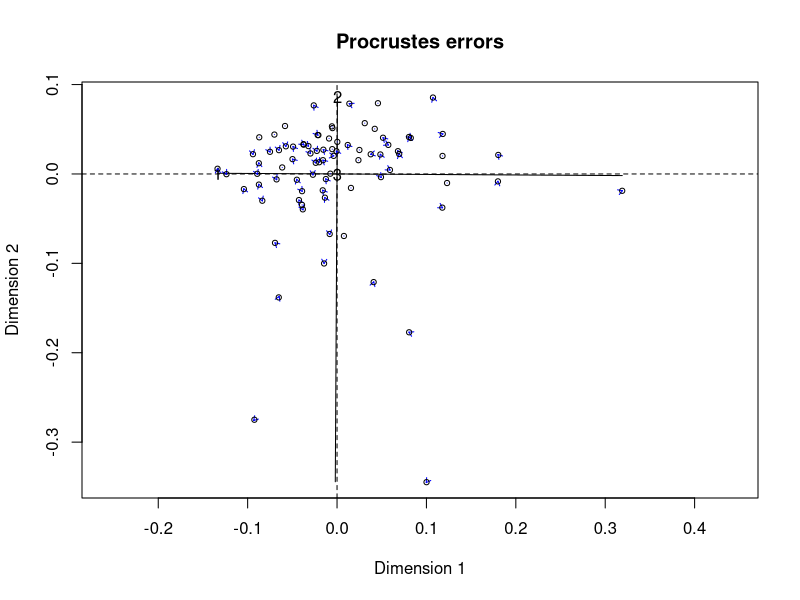
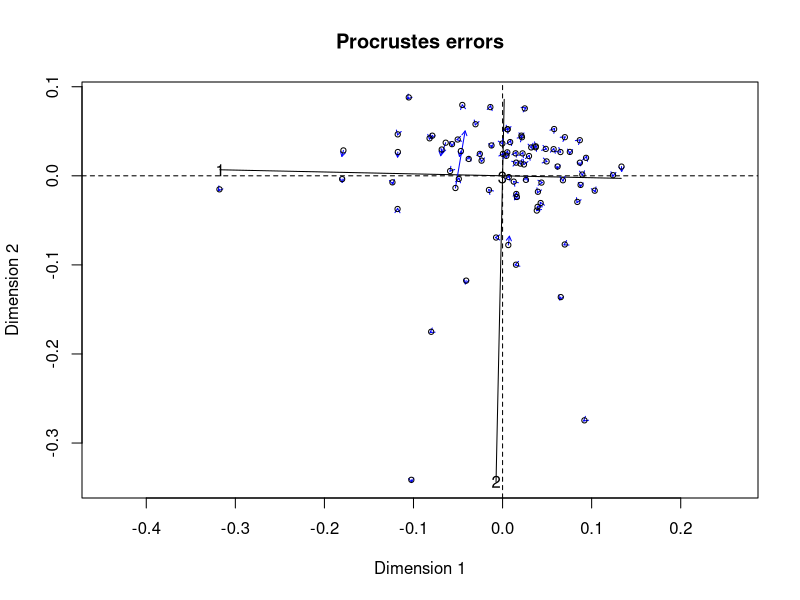
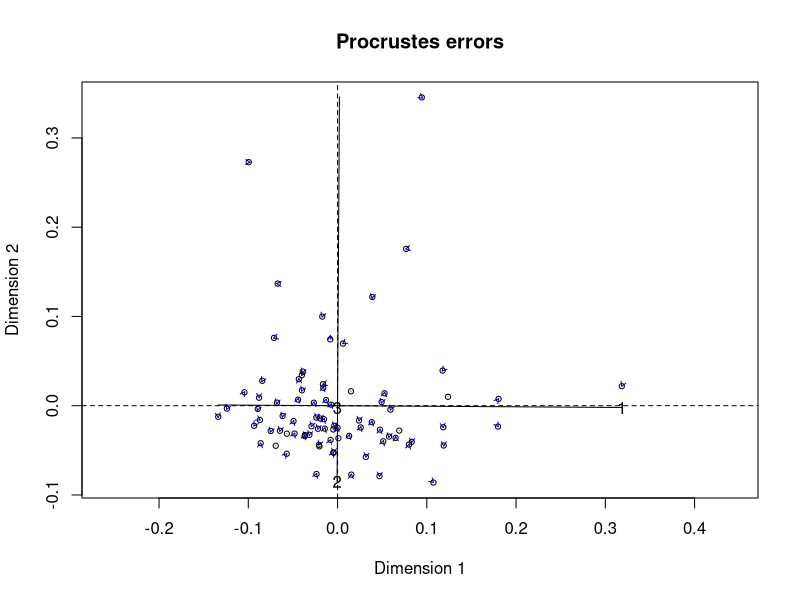
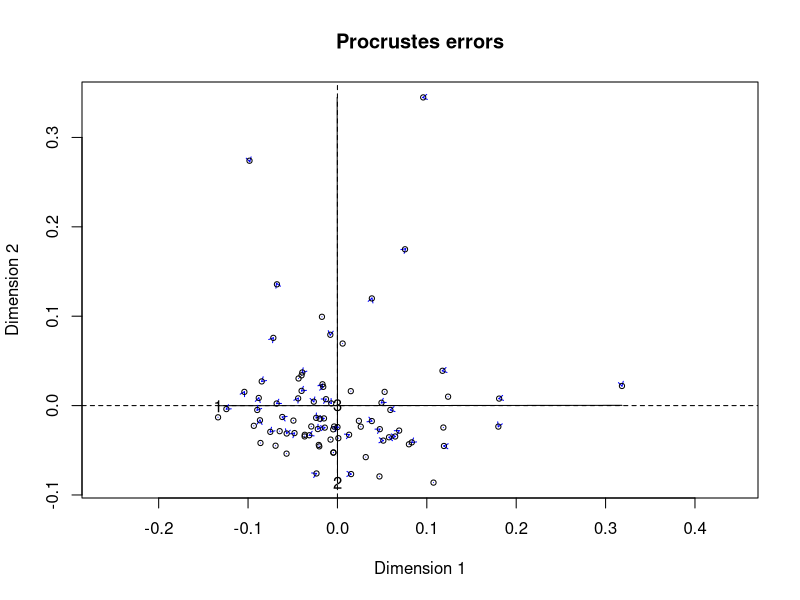
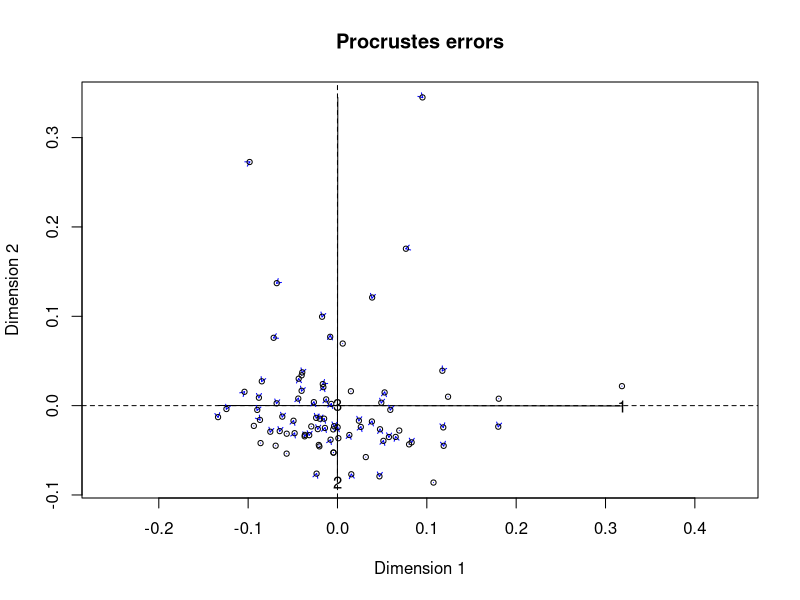
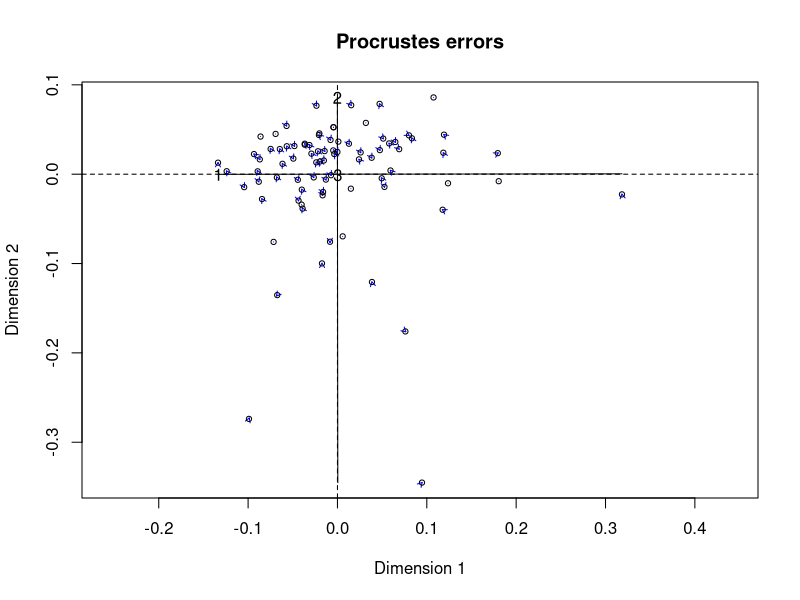
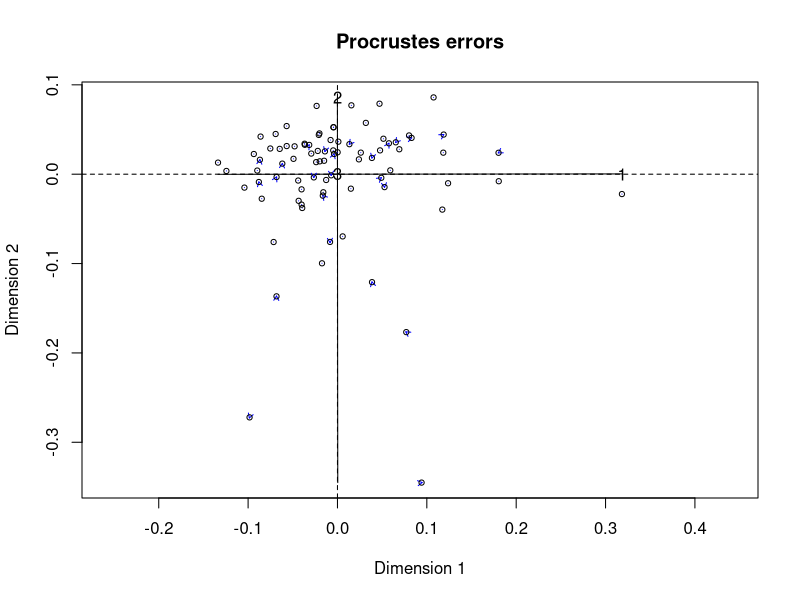
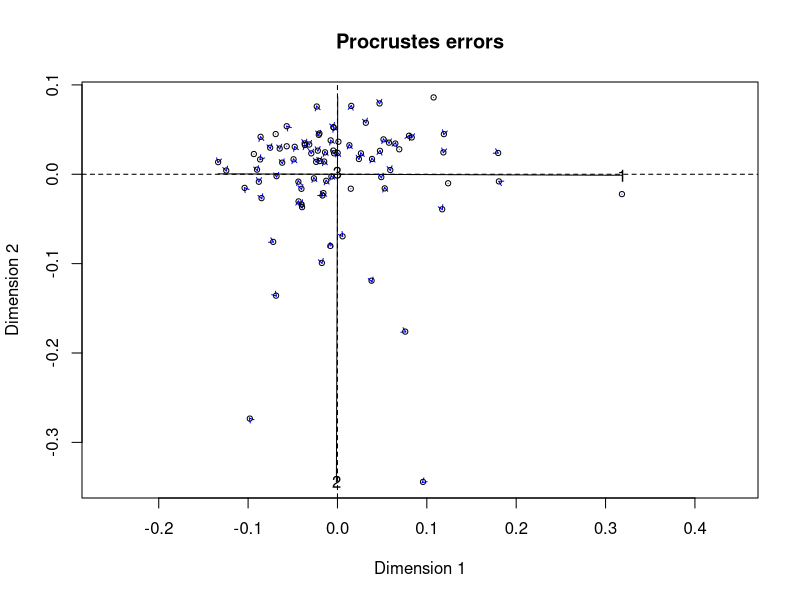

R code for these plots, in order: (Note: this script raises an error after producing the figures.)
setwd("/GitHub/Imperial-Molyneaux/COVID-BAL-OralRinse/DeSeq2/")
setwd("~/Documents/GitHub/Imperial-Molyneaux/COVID-BAL-OralRinse/Filtered data/")

library("dplyr")
library("vegan")
library("ggplot2")

data <- read.csv("Class-DeSeq2normalised-metadata.csv") %>%
  filter(!Status == "control") #remove controls
data <- read.csv("Class-DeSeq2normalised-relabundance-metadata.csv")
abund_table <- data %>%
  select(5:ncol(data)) # Only select the reads
rownames(abund_table) <- data$index

meta_table <- data %>%
  select(index:Status)

meta_table$Sample.type <- as.factor(meta_table$Sample.type)
meta_table$Status <- as.factor(meta_table$Status)
#===============================================================================================================
# Create bv.step function to use later
# Code sourced from: userweb.eng.gla.ac.uk/umer.ijaz/bioinformatics/ecological.html

# This R script is an extension of vegan library's bioenv()
# function and uses the bio.env() and bio.step() of
#	http://menugget.blogspot.co.uk/2011/06/clarke-and-ainsworths-bioenv-and-bvstep.html
#	The original author suggested these functions to overcome
#	the inflexibility of the bioenv() function which uses
#	a similarity matrix based on normalized "euclidean" distance.
# The new functions are given below and implement the following algorithms:
# Clarke, K. R & Ainsworth, M. 1993. A method of linking multivariate community structure to environmental variables. Marine Ecology Progress Series, 92, 205-219.
# Clarke, K. R., Gorley, R. N., 2001. PRIMER v5: User Manual/Tutorial. PRIMER-E, Plymouth, UK.
# Clarke, K. R., Warwick, R. M., 2001. Changes in Marine Communities: An Approach to Statistical Analysis and Interpretation, 2nd edition. PRIMER-E Ltd, Plymouth, UK.
# Clarke, K. R., Warwick, R. M., 1998. Quantifying structural redundancy in ecological communities. Oecologia, 113:278-289.

# Create bv.step function.
bv.step <- function(fix.mat, var.mat,
                    fix.dist.method="gower", var.dist.method="euclidean", correlation.method="spearman",
                    scale.fix=FALSE, scale.var=TRUE,
                    max.rho=0.95,
                    min.delta.rho=0.001,
                    random.selection=TRUE,
                    prop.selected.var=0.2,
                    num.restarts=10,
                    var.always.include=NULL,
                    var.exclude=NULL,
                    output.best=10
){
  
  if(dim(fix.mat)[1] != dim(var.mat)[1]){stop("fixed and variable matrices must have the same number of rows")}
  if(sum(var.always.include %in% var.exclude) > 0){stop("var.always.include and var.exclude share a variable")}
  require(vegan)
  
  if(scale.fix){fix.mat<-scale(fix.mat)}else{fix.mat<-fix.mat}
  if(scale.var){var.mat<-scale(var.mat)}else{var.mat<-var.mat}
  
  fix.dist <- vegdist(as.matrix(fix.mat), method=fix.dist.method)
  
  #an initial removal phase
  var.dist.full <- vegdist(as.matrix(var.mat), method=var.dist.method)
  full.cor <- suppressWarnings(cor.test(fix.dist, var.dist.full, method=correlation.method))$estimate
  var.comb <- combn(1:ncol(var.mat), ncol(var.mat)-1)
  RES <- data.frame(var.excl=rep(NA,ncol(var.comb)), n.var=ncol(var.mat)-1, rho=NA)
  for(i in 1:dim(var.comb)[2]){
    var.dist <- vegdist(as.matrix(var.mat[,var.comb[,i]]), method=var.dist.method)
    temp <- suppressWarnings(cor.test(fix.dist, var.dist, method=correlation.method))
    RES$var.excl[i] <- c(1:ncol(var.mat))[-var.comb[,i]]
    RES$rho[i] <- temp$estimate
  }
  delta.rho <- RES$rho - full.cor
  exclude <- sort(unique(c(RES$var.excl[which(abs(delta.rho) < min.delta.rho)], var.exclude)))
  
  if(random.selection){
    num.restarts=num.restarts
    prop.selected.var=prop.selected.var
    prob<-rep(1,ncol(var.mat))
    if(prop.selected.var< 1){
      prob[exclude]<-0
    }
    n.selected.var <- min(sum(prob),prop.selected.var*dim(var.mat)[2])
  } else {
    num.restarts=1
    prop.selected.var=1
    prob<-rep(1,ncol(var.mat))
    n.selected.var <- min(sum(prob),prop.selected.var*dim(var.mat)[2])
  }
  
  RES_TOT <- c()
  for(i in 1:num.restarts){
    step=1
    RES <- data.frame(step=step, step.dir="F", var.incl=NA, n.var=0, rho=0)
    attr(RES$step.dir, "levels") <- c("F","B")
    best.comb <- which.max(RES$rho)
    best.rho <- RES$rho[best.comb]
    delta.rho <- Inf
    selected.var <- sort(unique(c(sample(1:dim(var.mat)[2], n.selected.var, prob=prob), var.always.include)))
    while(best.rho < max.rho & delta.rho > min.delta.rho & RES$n.var[best.comb] < length(selected.var)){
      #forward step
      step.dir="F"
      step=step+1
      var.comb <- combn(selected.var, RES$n.var[best.comb]+1, simplify=FALSE)
      if(RES$n.var[best.comb] == 0){
        var.comb.incl<-1:length(var.comb)
      } else {
        var.keep <- as.numeric(unlist(strsplit(RES$var.incl[best.comb], ",")))
        temp <- NA*1:length(var.comb)
        for(j in 1:length(temp)){
          temp[j] <- all(var.keep %in% var.comb[[j]])
        }
        var.comb.incl <- which(temp==1)
      }
      
      RES.f <- data.frame(step=rep(step, length(var.comb.incl)), step.dir=step.dir, var.incl=NA, n.var=RES$n.var[best.comb]+1, rho=NA)
      for(f in 1:length(var.comb.incl)){
        var.incl <- var.comb[[var.comb.incl[f]]]
        var.incl <- var.incl[order(var.incl)]
        var.dist <- vegdist(as.matrix(var.mat[,var.incl]), method=var.dist.method)
        temp <- suppressWarnings(cor.test(fix.dist, var.dist, method=correlation.method))
        RES.f$var.incl[f] <- paste(var.incl, collapse=",")
        RES.f$rho[f] <- temp$estimate
      }
      
      last.F <- max(which(RES$step.dir=="F"))
      RES <- rbind(RES, RES.f[which.max(RES.f$rho),])
      best.comb <- which.max(RES$rho)
      delta.rho <- RES$rho[best.comb] - best.rho
      best.rho <- RES$rho[best.comb]
      
      if(best.comb == step){
        while(best.comb == step & RES$n.var[best.comb] > 1){
          #backward step
          step.dir="B"
          step <- step+1
          var.keep <- as.numeric(unlist(strsplit(RES$var.incl[best.comb], ",")))
          var.comb <- combn(var.keep, RES$n.var[best.comb]-1, simplify=FALSE)
          RES.b <- data.frame(step=rep(step, length(var.comb)), step.dir=step.dir, var.incl=NA, n.var=RES$n.var[best.comb]-1, rho=NA)
          for(b in 1:length(var.comb)){
            var.incl <- var.comb[[b]]
            var.incl <- var.incl[order(var.incl)]
            var.dist <- vegdist(as.matrix(var.mat[,var.incl]), method=var.dist.method)
            temp <- suppressWarnings(cor.test(fix.dist, var.dist, method=correlation.method))
            RES.b$var.incl[b] <- paste(var.incl, collapse=",")
            RES.b$rho[b] <- temp$estimate
          }
          RES <- rbind(RES, RES.b[which.max(RES.b$rho),])
          best.comb <- which.max(RES$rho)
          best.rho<- RES$rho[best.comb]
        }
      } else {
        break()
      }
      
    }
    
    RES_TOT <- rbind(RES_TOT, RES[2:dim(RES)[1],])
    print(paste(round((i/num.restarts)*100,3), "% finished"))
  }
  
  RES_TOT <- unique(RES_TOT[,3:5])
  
  
  if(dim(RES_TOT)[1] > output.best){
    order.by.best <- RES_TOT[order(RES_TOT$rho, decreasing=TRUE)[1:output.best],]
  } else {
    order.by.best <-  RES_TOT[order(RES_TOT$rho, decreasing=TRUE), ]
  }
  rownames(order.by.best)<-NULL
  
  order.by.i.comb <- c()
  for(i in 1:length(selected.var)){
    f1 <- which(RES_TOT$n.var==i)
    f2 <- which.max(RES_TOT$rho[f1])
    order.by.i.comb <- rbind(order.by.i.comb, RES_TOT[f1[f2],])
  }
  rownames(order.by.i.comb)<-NULL
  
  if(length(exclude)<1){var.exclude=NULL} else {var.exclude=exclude}
  out <- list(
    order.by.best=order.by.best,
    order.by.i.comb=order.by.i.comb,
    best.model.vars=paste(colnames(var.mat)[as.numeric(unlist(strsplit(order.by.best$var.incl[1], ",")))], collapse=","),
    best.model.rho=order.by.best$rho[1],
    var.always.include=var.always.include,
    var.exclude=var.exclude
  )
  out
  
}
#===============================================================================================================

# Define parameter commands (other options are available for each one).
# Bray (Bray-Curtis) is the most commonly used one and in usually best to use.
# You can change these without changing the command in the functions.
cmethod<-"pearson" # Correlation method to use: pearson, spearman, kendall
fmethod<-"bray" # Fixed distance method: euclidean, manhattan, gower, altGower, canberra, bray, kulczynski, morisita,horn, binomial, and cao
vmethod<-"bray" # Variable distance method: euclidean, manhattan, gower, altGower, canberra, bray, kulczynski, morisita,horn, binomial, and cao
nmethod<-"bray" # NMDS distance method:  euclidean, manhattan, gower, altGower, canberra, bray, kulczynski, morisita,horn, binomial, and cao

# Create the command to find the top 10 genus driving the separation of samples.
res.bv.step.biobio <- bv.step(wisconsin(abund_table),
                              wisconsin(abund_table),
                              fix.dist.method=fmethod,
                              var.dist.method=vmethod,
                              correlation.method=cmethod,
                              scale.fix=FALSE,
                              scale.var=FALSE,
                              max.rho=0.95,
                              min.delta.rho=0.001,
                              random.selection=TRUE,
                              prop.selected.var=0.3,
                              num.restarts=10,
                              output.best=10,
                              var.always.include=NULL)

res.bv.step.biobio
# WARNINGS: These refer to empty rows and can be ignored.
# Sub-samplING the community matrix in bv.step to only include a subset of genus
# means there will be cases when the "abund_table" will have empty rows,
# especially when we are selecting only 10 genus.


# Find the 10 best subset of genus driving the separation of samples
taxaNames<-colnames(abund_table)
bestTaxaFit <-""
for(i in (1:length(res.bv.step.biobio$order.by.best$var.incl)))
{
  bestTaxaFit[i] <- paste(paste(taxaNames[as.numeric(unlist(strsplit(res.bv.step.biobio$order.by.best$var.incl[i],
                                                                     split = ",")))],
                                collapse = ' + '),
                          " = ",
                          res.bv.step.biobio$order.by.best$rho[i],
                          sep = "")
}

# Select the column (genus) names of the top ten genus
bestTaxaFit <- data.frame(bestTaxaFit)
colnames(bestTaxaFit) <- "Best combination of taxa with similarity score"
bestTaxaFit
# Generate the NMDS plot
MDS_res = metaMDS(abund_table,
                  distance = nmethod,
                  k = 3, # Set the number of dimensions
                  smin = 0.0001, # 0.0001 is the default
                  sfgrmin = 0.0000001, # 0.0000001 is the default
                  sratmax = 0.99999, # 0.99999 is the default
                  try = 200, # Minimum number of random starts
                  maxit = 300, # Maximum number of random starts
                  trymax = 300, # Number of attempts at calculating the NMDS plot to find the best one
                  plot = TRUE, # TRUE shows the plots developing as the code is running.
                  engine = "monoMDS")
MDS_res


# Test the significance of the taxa in the NMDS plot
bio.keep <- as.numeric(unlist(strsplit(res.bv.step.biobio$order.by.best$var.incl[1], ",")))
bio.fit <- envfit(MDS_res, abund_table[,bio.keep,drop=F], perm = 999)
bio.fit

# Get the vectors for bio.fit
# Limit the taxa shown to only those with significant p-values.
# This can be useful to avoid overcrowding the NMDS plot with overlapping names.
# Extract the data for the arrows.
vectors <- as.list(bio.fit$vectors)
vectors
# r2 is the degree to which the taxa explain differences in the NMDS plot.
# Scale the length of the arrows by the r2.
arrows <- as.data.frame(vectors$arrows*sqrt(vectors$r))
arrows
# Extract the p-values for the arrows.
pvals <- as.data.frame(vectors$pvals)
pvals
# Create a dataframe with the arrows and p-values
significant_arrows <- cbind(arrows, pvals)
significant_arrows
# Subset the dataframe to only those with p<0.01
significant_taxa <- subset(significant_arrows, pvals < 0.05)
significant_taxa


# Test the significance of the metadata variables in the NMDS plot
en = envfit(MDS_res, meta_table, permutations = 9999, na.rm = TRUE)
en

# Test the nMDS plot and factors using base R.
plot(MDS_res)
plot(en)

# Extract the continuous numeric metadata variables that explain NMDS plot variance.
# this doesn't exist in this particular data set
  # It can be FVC if lung function is included. 
B <- as.list(en$vectors)
# Create a dataframe with the arrows and p-values
B_pvals <- as.data.frame(B$pvals)
B_arrows <- as.data.frame(B$arrows * sqrt(B$r))
B_sig_arrows <- cbind(B_arrows, B_pvals)
# Subset the dataframe to only those with p<0.01
en_coord_cont_sig <- subset(B_sig_arrows, B$pvals < 0.05) # this will be patient ID
# Use en_coord_cont_sig to annotate the ggplot.
en_coord_cont_sig

# Extract the categorical factor metadata variables that explain NMDS plot variance.
en_factor <- as.list(en$factors)
en_factor
# Create a dataframe with the centroids (the center point of each factor level) and p-values.
en_factor_pvals <- as.data.frame(en_factor$pvals)
en_factor_pvals <- rownames_to_column(en_factor_pvals, "group")
en_factor_var_id <- as.data.frame(en_factor$var.id)
en_factor_centroids <- as.data.frame(en_factor$centroids)
en_factor_centroids <- rownames_to_column(en_factor_centroids, "centroid")
bind <- cbind(en_factor_var_id, en_factor_centroids)
names(bind)[names(bind) == 'en_factor$var.id'] <- 'group'
merged <- merge(bind, en_factor_pvals, by = "group")
names(merged)[names(merged) == 'en_factor$pvals'] <- 'pvals'
merged
# Limit metadata factors shown to only those with significant p-values
# This is to avoid overcrowding the NMDS plot with overlapping names
# Subset the dataframe to only those with p < 0.05
en_coord_cat_sig <- subset(merged, merged$pvals < 0.05) 
en_coord_cat_sig <- en_coord_cat_sig[,2:4]
en_coord_cat_sig <- rownames_to_column(en_coord_cat_sig, "none")
en_coord_cat_sig <- column_to_rownames(en_coord_cat_sig, "centroid")
en_coord_cat_sig <- en_coord_cat_sig[,-1]
# Use en_coord_cat_sig to annotate the ggplot.
en_coord_cat_sig


# Prepare the dataframe to make the ggplot.
# Extract the coordinates to draw the NMDS plot.
dataframe <- scores(MDS_res, display=c("sites"))
dataframe

# Convert into a dataframe.
dataframe <- data.frame(dataframe)

# Add Treatment group information to the dataframe.
dataframe <- cbind(dataframe, meta_table)
# Set the levels of the metadata factor that is used to color the plot.
# This will set the order groups will appear in the legend and when assigning colors and symbols.
dataframe$Sample.type <- factor(dataframe$Sample.type,
                                levels = c("BAL",
                                           "Oral"
                                ))
head(dataframe)


#Create the ggplot
p <- ggplot(data = dataframe,
            aes(x = NMDS1,
                y = NMDS2)) +
  # Set the metadata to be used to change the colour and shape of the plot symbols.
  geom_point(aes(colour = Sample.type,
                 shape = Sample.type)) +
  # Set the color of the symbols used for each group.
  scale_colour_manual(name = "Sample-type",
                      labels = c("BAL",
                                 "Oral"),
                      values = c("red1",
                                 "steelblue3")) +
  # Set the shape of the symbols used for each group.
  scale_shape_manual(name = "Sample-type",
                     labels = c("BAL",
                                "Oral"),
                     # Define the shapes of the symbols used in the plot (each number is a different R symbol).
                     values = c(22, 24)) +
  # Defining the x axis limits helps stop taxa names being cut off.
  scale_x_continuous(limits = c(-1.4, 1.1)) +
  # Set the plot title.
  labs(title = "16S microbiota data from Oral rinse vs. BAL",
       subtitle = "At Class level, DeSeq2 normalised") +
  theme(# Define the plot title.
    plot.title = element_text(size=10),
    plot.subtitle = element_text(size=8),
    # Define the plot margin size.
    plot.margin = margin(t = 4, r = 4, b = 4, l = 4),
    # Define the legend position.
    legend.position = "right",
    # Define the x axis legend spacing.
    legend.spacing.x = unit(.1, 'cm'),
    # Define the y axis legend spacing.
    legend.spacing.y = unit(.1, 'cm'),
    # Format the legend title.
    legend.title = element_text(size=8),
    # Format the size of the legend text.
    legend.text = element_text(size=8),
    # Remove the grey background.
    legend.background = element_blank(),
    # Remove rectangle around the legend
    legend.box.background = element_blank(),
    # Remove the box from the legend.
    legend.key = element_blank(),
    # Remove the grey plot background.
    panel.background = element_blank(),
    # Remove the plot border.
    panel.border = element_blank(),
    # Remove the major plot grid lines.
    panel.grid.major = element_blank(),
    # Remove the minor plot grid lines.
    panel.grid.minor = element_blank(),
    # Format x axis title.
    axis.title.x = element_text(size=8, colour = "black"),
    # Format x axis labels.
    axis.text.x = element_text(size=8, colour = "black"),
    # Format the y axis title text size.
    axis.title.y = element_text(size=8, colour = "black"),
    # Format the axis label text size.
    axis.text.y = element_text(size=8, colour = "black"),
    # Format x and y axis ticks.
    axis.ticks = element_line(size = 0.35, colour = "black"),
    # Format x and y axis lines.
    axis.line = element_line(size = 0.35, colour = "black"),
    # Define the plot aspect ratio.
    aspect.ratio = 1) +
  
  # Add the taxa arrows to the ggplot.
  geom_segment(data = significant_taxa,
               aes(x = 0,
                   y = 0,
                   xend = NMDS1,
                   yend = NMDS2),
               # Format the size of the arrow head.
               arrow = arrow(length = unit(0.2, "cm")),
               # Format the color of the arrows.
               color = "black",
               # Format the thickness of the arrows.
               alpha = .8) +
  
  # Add the taxa names to the ggplot.
  geom_text(data = as.data.frame(significant_taxa * 1.3), # "significant_taxa*1.5" moves the names 1.5 x the length of the arrow.
            aes(NMDS1,
                NMDS2,
                label = rownames(significant_taxa)),
            # Format genus font.
            fontface = "italic",
            # Format genus names.
            color = "black",
            # Format the size of the genus names.
            size = 3) +
  
  # Add the continuous metadata variable arrows to the ggplot.
  #  geom_segment(data = as.data.frame(en_coord_cont_sig),
  #               aes(x = 0, y = 0, xend = NMDS1, yend = NMDS2),
  # Format the size of the arrow head.
  #               arrow = arrow(length = unit(0.2, "cm")),
  # Format the color of the arrows.
  #               colour = "purple",
  # Format the thickness of the arrows.
  #               alpha = 0.8) +
  
# Add the continuous metadata names to the ggplot.
#  geom_text(data = en_coord_cont_sig * 1.7, # Make the name labels 1.6 x away from the length of the arrows.
#            aes(x = NMDS1, y = NMDS2),
#            label = row.names(en_coord_cont_sig),
# Format the color of the variable names.
#            colour = "purple",
# Format the font of the variable names.
#            fontface = "bold",
# Format the size of the variable names.
#            size = 3) +

# Add the categorical metadata variable points to the ggplot.
geom_point(data = en_coord_cat_sig,
           aes(x = NMDS1, y = NMDS2),
           # Format the shape of the symbol.
           shape = "diamond",
           # Format the color of the symbol.
           colour = "purple",
           # Format the size of the symbol.
           size = 5) +
  
  # Add the categorical metadata variable names to the ggplot.
  geom_text(data = en_coord_cat_sig,
            aes(x = NMDS1, y = NMDS2 + 0.05), # Add +0.08 to move the names above the diamonds.
            label = row.names(en_coord_cat_sig),
            # Format the color of the variable names.
            colour = "purple",
            # Format the font of the variable names.
            fontface = "bold",
            # Format the size of the variable names.
            size = 3,)

# Print the plot within R.
p



# This will print into the current working directory file.
# Set the saved pdf file name and define the size of the plot (height and width are in inches).
pdf("Normalised-DeSeq2 16S data, oral vs. BAL at Phylum.pdf", width = 6, height = 6)

# print(p) saves the figure as a pdf file.
print(p)
dev.off()



# This will print into the current working directory file.
# Set the saved pdf file name and define the size of the plot (height and width are in inches).
pdf("Normalised-DeSeq2 16S data, oral vs. BAL at Class.pdf", width = 6, height = 6)

# print(p) saves the figure as a pdf file.
print(p)
dev.off()
